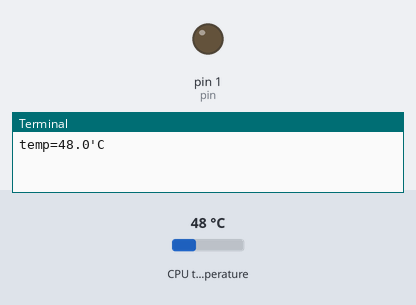
The program below on a simulated Raspberry Pi (wiringPi pin numbers). Parts: output pins drawn as LEDs (lit = HIGH), the last lines printed to the terminal. The inputs (shaded band) are chosen by the test bench; at power-on: CPU temperature 48 °C. Pin numbers are wiringPi numbers.

Above: at 1.2 s.
1.3 s: CPU temperature set to 63 °C
8.0 s: CPU temperature set to 66 °C
At 12.4 s:
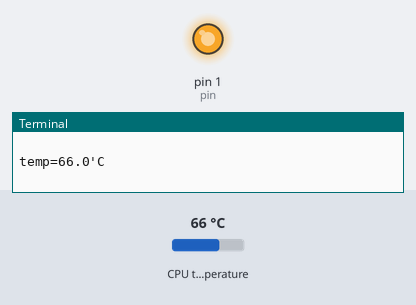
Timing chart, 0 to 13.9 s (numbered marks = the images above; inputs shaded):
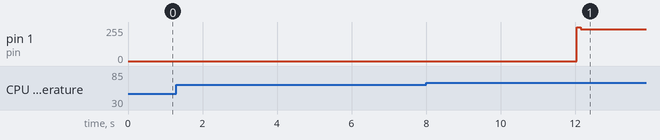

Measured:
- the behaviour switches between 64 and 65 °C on CPU temperature (found by bisection; images 0 and 1)
- after the input at 8.0 s, pin 1 (pin): 0/255 → 255/255 after 4.0 s, → 239/255 0.10 s later

The program:

fanControl.py
```python
#!/usr/bin/env python

# This script monitors the CPU temperature and gradually turns on a fan to cool it.
# Uses the wiringpi library, see https://github.com/WiringPi/WiringPi-Python
# 2016.09.19 Zigurana: Initial Version
### Glory to the Great Evron Empire

######## Imports
import wiringpi     # drive Hardware PWM
import time			# sleep
import os			# temperature

debug = False

######## Global Variables

pin = 1				# GPIO18, physical pin 12
min = 950			# Usuable range out of a total of [0-1024]
max = 1024
tmin = 65.0
tmax = 80.0
coldstart = True

######## Setup Pin
wiringpi.wiringPiSetup()
wiringpi.pinMode(pin, 2)  # PWM_OUTPUT


######## Functions
# Return CPU temperature as float
def getCPUtemp():
    try:
        cTemp = os.popen('vcgencmd measure_temp').readline()
        print cTemp
        return float(cTemp.replace("temp=","").replace("'C\n",""))
    except Exception as e:
        print("Temp conversion exception")
        return 65
# Set PWM output
def setPWM(valf, coldstart):
    if (valf > 0):
        val = int(min + (valf * (max-min)))
        if coldstart and valf > 0:
           wiringpi.pwmWrite(pin, 1024)   # First, spin up, then reduce to actual value
           time.sleep(0.1)
           coldstart = False
        wiringpi.pwmWrite(pin, val)
        if debug:
            print("val = " + str(val))
    else:
        wiringpi.pwmWrite(pin, 0)
        if debug:
            print("val = 0")

    return coldstart


######## MAIN

while True:
    CPU_temp = getCPUtemp()
    if debug:
        print("The current temperature is " + str(CPU_temp))
    if CPU_temp > tmax:
         coldstart = setPWM(1, coldstart)
         if debug:
             print("Temperature is > " + tmax + "C, fan: 100%")
    elif ((CPU_temp >= tmin) and (CPU_temp <= tmax)):
         valf = (CPU_temp+1 - tmin) / (tmax - tmin)
         coldstart = setPWM(valf, coldstart)
         if debug:
            print("Temperature is " + str(CPU_temp) + ", fan: " + str(valf*100) + "%")
    else:
         setPWM(0, coldstart)
         coldstart = True
         if debug:
            print("Temperature is below " + str(tmin) + "C, fan: 0%")
    time.sleep(6)
```
